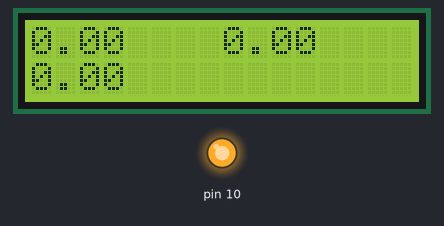
Bench run of a sketch on a simulated Arduino Uno, built with avr-gcc and run on an emulated ATmega328P. Shown: 16×2 character LCD, output pins drawn as LEDs (lit = HIGH). Pins used as bus, display or sensor lines are not drawn.

Above: at 0.1 s.

The sketch:

miniProj4_magnetometer.ino
```cpp
#include <LiquidCrystal_I2C.h>
#include <SPI.h>
LiquidCrystal_I2C lcd(0x3F, 16, 2);

const int CS_pin = A0;
// Transaction specifiers CTRL 1-5 for
const byte WRITE = 0b00000000;
const byte READ = 0b10000000;
const byte MULTI_READ = 0b01000000;
// Register 1-5 store the setting of the sensor
const byte CTRL1 = 0x20;
const byte XY_MODE_LOW = 0b00000000;
const byte REFRESH_10Hz = 0b00010000;
const byte CTRL2 = 0x21;
const byte FULL_SCALE_16GAUSS = 0b01100000;
const byte FULL_SCALE_4GAUSS = 0b00000000;
const byte CTRL3 = 0x22;
const byte OPERATING_MODE_SINGLE = 0b00000001;
const byte OPERATING_MODE_CONT = 0b00000000;
const byte CTRL4 = 0x23;
const byte Z_MODE_LOW = 0b00000000;
const byte CTRL5 = 0x24;
const byte BLOCK_DATA_UPDATE_ON = 0b01000000;
const byte OUT_X_L = 0x28;
const byte OUT_Y_L = 0x2A;
const byte OUT_Z_L = 0x2C;
void setup() {
  Serial.begin(9600);
  lcd.begin(23, 22);
  lcd.backlight();
  lcd.setCursor(0, 0);

  // CS signal
  pinMode(CS_pin, OUTPUT);
  // setting the SPI system
  digitalWrite(CS_pin, HIGH);
  SPI.setBitOrder(MSBFIRST);
  SPI.setDataMode(SPI_MODE3);
  SPI.setClockDivider(SPI_CLOCK_DIV32);
  SPI.begin();
  // setting CTRL1 10Hz sampling rate
  digitalWrite(CS_pin, LOW);
  SPI.transfer(WRITE | CTRL1);
  SPI.transfer(XY_MODE_LOW | REFRESH_10Hz);
  digitalWrite(CS_pin, HIGH);
  // setting CTRL2 for +/-4 Gauss range
  digitalWrite(CS_pin, LOW);
  SPI.transfer(WRITE | CTRL2);
  SPI.transfer(FULL_SCALE_4GAUSS);
  digitalWrite(CS_pin, HIGH);
  // setting CTRL3 for continuous operations
  digitalWrite(CS_pin, LOW);
  SPI.transfer(WRITE | CTRL3);
  SPI.transfer(OPERATING_MODE_CONT);
  digitalWrite(CS_pin, HIGH);
  // setting CTRL4 for Z
  digitalWrite(CS_pin, LOW);
  SPI.transfer(WRITE | CTRL4);
  SPI.transfer(Z_MODE_LOW);
  digitalWrite(CS_pin, HIGH);
  // setting CTRL5 for synchronization
  digitalWrite(CS_pin, LOW);
  SPI.transfer(WRITE | CTRL5);
  SPI.transfer(BLOCK_DATA_UPDATE_ON);
  digitalWrite(CS_pin, HIGH);
  Serial.begin(9600);
}
void loop() {
  int16_t gauss_x;  // Hexadecimal
  digitalWrite(CS_pin, LOW);
  SPI.transfer(READ | OUT_X_L | MULTI_READ);
  // Receive the LSB
  gauss_x = SPI.transfer(0);
  // Receive the MSB and combine it with LSB
  gauss_x = SPI.transfer(0) * 256 + gauss_x;
  digitalWrite(CS_pin, HIGH);
  // print the result
  lcd.print((400.0 * gauss_x) / 0x7FFF);

  lcd.setCursor(0, 1);
  int16_t gauss_y;  // Hexadecimal
  digitalWrite(CS_pin, LOW);
  SPI.transfer(READ | OUT_Y_L | MULTI_READ);
  // Receive the LSB
  gauss_y = SPI.transfer(0);
  // Receive the MSB and combine it with LSB
  gauss_y = SPI.transfer(0) * 256 + gauss_y;
  digitalWrite(CS_pin, HIGH);
  // print the result
  lcd.print((400.0 * gauss_y) / 0x7FFF);

  lcd.setCursor(8, 0);
  int16_t gauss_z;  // Hexadecimal
  digitalWrite(CS_pin, LOW);
  SPI.transfer(READ | OUT_Z_L | MULTI_READ);
  // Receive the LSB
  gauss_z = SPI.transfer(0);
  // Receive the MSB and combine it with LSB
  gauss_z = SPI.transfer(0) * 256 + gauss_z;
  digitalWrite(CS_pin, HIGH);
  // print the result
  lcd.print((400.0 * gauss_z) / 0x7FFF);
  delay(1000);
  lcd.clear();
}
```
